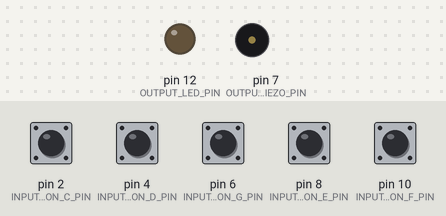
The sketch below on a simulated Arduino Uno, built with avr-gcc and run on an emulated ATmega328P. Shown: output pins drawn as LEDs (lit = HIGH), buzzer (waves = sounding). The test bench sets the inputs (shaded band); at power-on: pin 2 (INPUT_BUTTON_C_PIN), pin 4 (INPUT_BUTTON_D_PIN), pin 6 (INPUT_BUTTON_G_PIN), pin 8 (INPUT_BUTTON_E_PIN), pin 10 (INPUT_BUTTON_F_PIN) HIGH.

Above: at 1.2 s.
1.3 s: pin 2 (INPUT_BUTTON_C_PIN) pulled LOW for 0.15 s
At 1.37 s:
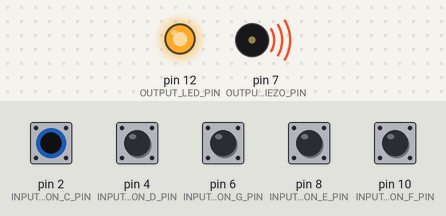
Timing chart, 0 to 4.3 s (numbered marks = the images above; inputs shaded):
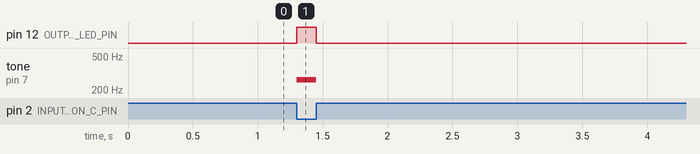

The sketch:

FAIRE_UN_PIANO_AVEC_UN_BUZZER_ET_4_BOTTONS_POYSSOIR.ino
```cpp
// Frequencies (in Hz) of our piano keys
// From: https://en.wikipedia.org/wiki/Piano_key_frequencies
#define KEY_C 262  // 261.6256 Hz (middle C)
#define KEY_D 294  // 293.6648 Hz
#define KEY_E 330  // 329.6276 Hz
#define KEY_F 350  // 349.2282 Hz
#define KEY_G 392  // 391.9954 Hz

// I lay out my buttons like piano keys. So, lower frequencies on left
// and increasingly higher frequencies to the right
// Change this depending on how you've laid out your keys
const int INPUT_BUTTON_C_PIN = 2;
const int INPUT_BUTTON_D_PIN = 4;
const int INPUT_BUTTON_E_PIN = 8;
const int INPUT_BUTTON_F_PIN = 10;

//On l'a pas choisi
const int INPUT_BUTTON_G_PIN = 6;

const int OUTPUT_PIEZO_PIN = 7 ;
const int OUTPUT_LED_PIN = 12 ; // visual feedback on button press
const int OUTPUT_LED_PIN_RED = 3 ;

// By default, we assume buttons are in pull-up configurations
// Switch the following to false and change INPUT_PULLUP belows
// to INPUT
const boolean _buttonsAreActiveLow = true;


void setup() {
  pinMode(INPUT_BUTTON_C_PIN, INPUT_PULLUP);
  pinMode(INPUT_BUTTON_D_PIN, INPUT_PULLUP);
  pinMode(INPUT_BUTTON_E_PIN, INPUT_PULLUP);
  pinMode(INPUT_BUTTON_F_PIN, INPUT_PULLUP);
  pinMode(INPUT_BUTTON_G_PIN, INPUT_PULLUP);
  pinMode(OUTPUT_PIEZO_PIN, OUTPUT);
  pinMode(OUTPUT_LED_PIN, OUTPUT);
}

void loop() {

  // tone() generates a square wave of the specified frequency (and 50% duty cycle) on a pin.
  // A duration can be specified, otherwise the wave continues until a call to noTone().
  // See: https://www.arduino.cc/reference/en/language/functions/advanced-io/tone/
  //
  // Check each button to see if they're pressed. If so, play the corresponding note
  // We can only play one tone at a time, hence the massive if/else block
  if(isButtonPressed(INPUT_BUTTON_C_PIN)){
    tone(OUTPUT_PIEZO_PIN, KEY_C);
  }else if(isButtonPressed(INPUT_BUTTON_D_PIN)){
    tone(OUTPUT_PIEZO_PIN, KEY_D);
  }else if(isButtonPressed(INPUT_BUTTON_E_PIN)){
    tone(OUTPUT_PIEZO_PIN, KEY_E);
  }else if(isButtonPressed(INPUT_BUTTON_F_PIN)){
    tone(OUTPUT_PIEZO_PIN, KEY_F);
  }else if(isButtonPressed(INPUT_BUTTON_G_PIN)){
    tone(OUTPUT_PIEZO_PIN, KEY_G);
  }else{
    noTone(OUTPUT_PIEZO_PIN); // turn off the waveform
    digitalWrite(OUTPUT_LED_PIN, LOW);

    digitalWrite(OUTPUT_LED_PIN_RED, HIGH);
  }
}

boolean isButtonPressed(int btnPin){
  int btnVal = digitalRead(btnPin);
  if(_buttonsAreActiveLow && btnVal == LOW){
    // button is hooked up with pull-up resistor
    // and is in a pressed state
    digitalWrite(OUTPUT_LED_PIN, HIGH);
    return true;
  }else if(!_buttonsAreActiveLow && btnVal == HIGH){
    // button is hooked up with a pull-down resistor
    // and is in a pressed state
    digitalWrite(OUTPUT_LED_PIN, HIGH);
    return true;
  }

  // button is not pressed
  return false;
}
```

Measured:
- after the input at 1.3 s, pin 12 (OUTPUT_LED_PIN): LOW → HIGH at once, → LOW 0.15 s later; tone on pin 7 (OUTPUT_PIEZO_PIN): silent → 262 Hz at once, → silent 0.15 s later
